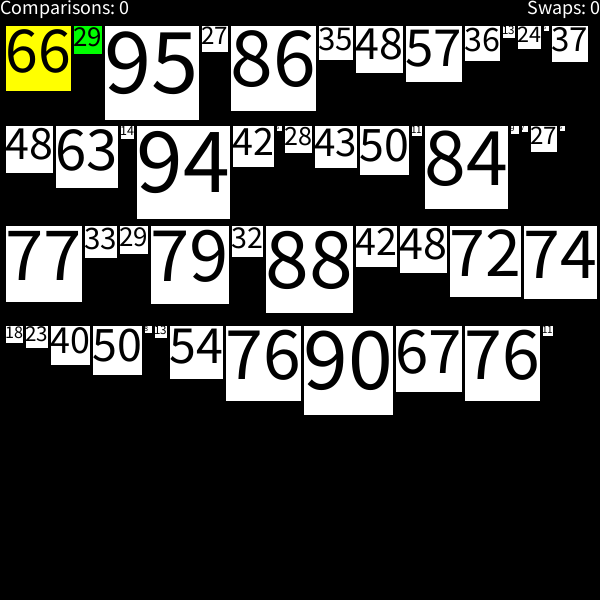
Frame 1 (no input)
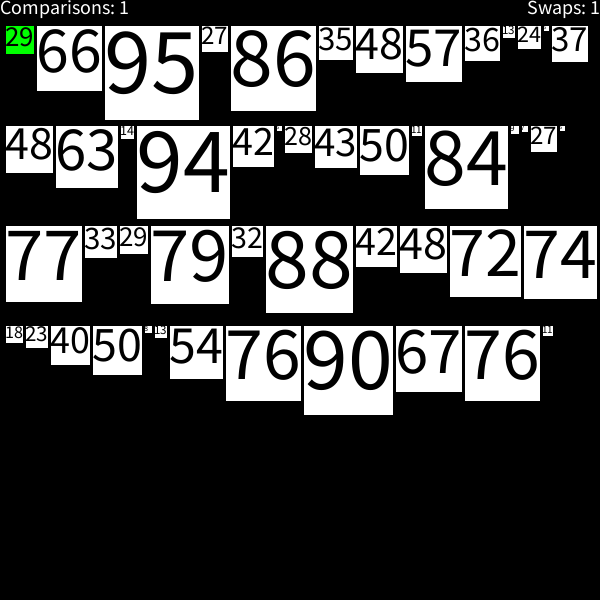
Frame 2 (the mouse pressed at the canvas centre, redrawn once)

The Processing sketch that drew these frames (run headless with seeded random() and noise(); the mouse was pressed at the canvas centre and the sketch redrawn once):

// Processing sketch: SortDriver
// ── SortDriver.pde
//constants
int BUBBLE = 0;
int SELECTION = 1;
int INSERTION = 2;

int MIN_BLOCK_SIZE = 5;
int NUM_BLOCKS = 50;

color SORTED = #00FFFF;
color UNSORTED = 255;
color CURRENT = #FFFF00;
color TEST = #FF00FF;
color SMALLEST = #00FF00;

//Driver variables
BlockRow blocks;
boolean ordered;
boolean stepwise;

void setup() {
  size(600, 600);
  background(0);
  frameRate(10);

  ordered = false;
  stepwise = true;

  blocks = new BlockRow(NUM_BLOCKS, INSERTION, ordered);
  blocks.display();
  if (stepwise) {
    noLoop();
  }
}//setup

void draw() {
  background(0);
  blocks.display();
  displayInfo(0, 0);

  blocks.sort();
}//draw



void keyPressed() {
  if (key == '1') {
    blocks.algorithm = BUBBLE;
  }
  else if (key == '2') {
    blocks.algorithm = SELECTION;
  }
  else if (key == '3') {
    blocks.algorithm = INSERTION;
  }
  if (key == 's') {
    blocks.shuffle();
  }//shuffle
  else if (key == 'r') {
    blocks.setupBlocks(false);
  }//reset
  else if (key == 'o') {
    blocks.setupBlocks(true);
  }//reset ordered
  if ( key == ' ') {
    stepwise = !stepwise;
    if (stepwise) {
      noLoop();
    }
    else {
      loop();
    }
  }
  if (stepwise) {
    redraw();
  }//look for next value
}//keyPressed

void displayInfo(int targetSize, int foundIndex) {
  fill(255);
  textSize(20);
  textAlign(LEFT, TOP);
  String c = "Comparisons: ";
  String s = "Swaps: ";
  text(c + blocks.comparisons, 0, 0);
  textAlign(RIGHT, TOP);
  text(s + blocks.swaps, width, 0);
}//displayInfo

// ── Block.pde
class Block {

  int cx, cy;
  int sideLength;
  color inside;

  Block(int x, int y, int sl) {
    sideLength = sl;
    inside = color(255);
    cx = x;
    cy = y;
  }//default constructor

  void move(int x, int y) {
    cx = x;
    cy = y;
  }//move

  void display() {
    fill(inside);
    square(cx, cy, sideLength);

    fill(0);
    if (sideLength >= 100) {
      textSize(75);
    }
    else {
      textSize(sideLength);
    }
    textAlign(LEFT, TOP);
    text(sideLength, cx, cy);
  }//display


}//Ball

// ── BlockRow.pde
class BlockRow {
  Block[] row;

  int numBlocks;
  int minBlockSize;
  int maxBlockSize;
  int algorithm;
  boolean sorted;
  int comparisons;
  int swaps;

  //variables for bubble sort keep track of
  //start of the sorted portion
  //two test positions to compare
  int sortedStart;
  int testPos0;
  int testPos1;
  
  //variables for selection sort
  int currentPos;
  int smallestPos;
  int testPos;
  
  //variables for insertion sort
  int sortedEnd;
  int newValue;

  BlockRow(int nb, int algo, boolean ordered) {
    numBlocks = nb;
    minBlockSize = MIN_BLOCK_SIZE;
    algorithm = algo;
    sorted = ordered;

    setSortVars();

    row = new Block[numBlocks];
    setupBlocks(ordered);
  }//setup

  void setSortVars() {
    sortedStart = numBlocks;
    testPos0 = 0;
    testPos1 = 1;
    comparisons = 0;
    swaps = 0;
    currentPos = 0;
    smallestPos = 0;
    testPos = 0;
    newValue = 1;
    sortedEnd = 0;
  }//setSortVars

  void swap(int i0, int i1) {
    int a = row[i0].sideLength;
    int b = row[i1].sideLength;
    row[i0].sideLength = b;
    row[i1].sideLength = a;
  }//swap

  void sort() {
    if (algorithm == BUBBLE) {
      bubbleSortOnce();
    }//bubble sort
    else if (algorithm == SELECTION) {
      selectionSortOnce();
    }//selection sort
    else if (algorithm == INSERTION) {
      insertionSortOnce();
    }//insertion sort
  }//sort

  void bubbleSortOnce() {
    if (sortedStart != 0) {
      if (testPos1 != sortedStart) {
        comparisons++;
        if (row[testPos0].sideLength > row[testPos1].sideLength) {
          swap(testPos0, testPos1);
          swaps++;
          rearrange();
        }
        testPos0++;
        testPos1++;
      }
      if (testPos1 == sortedStart) {
        testPos0 = 0;
        testPos1 = 1;
        sortedStart -= 1;
      }
    }
  }//bubbleSortOnce

  void selectionSortOnce() {
  if (currentPos != numBlocks) {
    if (testPos != numBlocks) {
      if (row[testPos].sideLength < row[smallestPos].sideLength) {
        smallestPos = testPos;
      }
      testPos++;
      comparisons++;
    }
    else {
      if (currentPos != smallestPos) {
        swap(currentPos, smallestPos);
        swaps++;
        rearrange();
      }
      currentPos++;
      testPos = currentPos;
      smallestPos =  currentPos;
    }
  }
}//selectionSortOnce

void insertionSortOnce() {
  if (sortedEnd != numBlocks - 1) {
    Block blockToInsert =  new Block(0, 0, row[newValue].sideLength);
    comparisons++;
    if (currentPos >= 0 && row[currentPos].sideLength > blockToInsert.sideLength) {
      row[currentPos + 1].sideLength = row[currentPos].sideLength;
      row[currentPos].sideLength = blockToInsert.sideLength;
      currentPos -= 1;
      newValue -=1;
      swaps++;
      rearrange();
    }//shift down
    else {
    sortedEnd++;
    currentPos = sortedEnd;
    newValue = sortedEnd + 1;

    }
  }
}//insertionSortOnce

/*==================================
  LEAVE ALL OF THIS CODE ALONE.

  The code below this line is here to help
  run the program, it is all working, and
  does not need to be modified.
  ==================================*/


  void setupBlocks(boolean ordered) {
    maxBlockSize = 0;
    minBlockSize = MIN_BLOCK_SIZE;
    int topSize = 100;
    if (ordered) {
      topSize = 10;
    }
    for (int i=0; i < row.length; i++) {
      int bsize = int(random(minBlockSize, topSize));
      if (maxBlockSize < bsize) {
        maxBlockSize = bsize;
      }//keep maxBlockSize up to date
      row[i] = new Block(0, 0, bsize);
      if (ordered) {
        minBlockSize = bsize;
        topSize = minBlockSize+5;
      }//keep thigns ordered
    }//array loop
    rearrange();
    setSortVars();
  }//setupBlocks

  void rearrange() {
    int x = 5;
    int y = 25;
    int topSize = 0;
    for (int i=0; i < row.length; i++) {
      if (topSize < row[i].sideLength) {
        topSize = row[i].sideLength;
      }//update topSize
      if (x + row[i].sideLength >= width) {
        x = 5;
        y+= topSize + 5;
      }//new row
      row[i].move(x, y);
      x+= row[i].sideLength +2;
    }//array loop
  }//rearrange

  void display() {
    for (int i=0; i < row.length; i++) {
      if (algorithm == BUBBLE) {
        setBubbleColor(i);
      }//bubble sort color
      else if (algorithm == SELECTION) {
        setSelectionColor(i);
      }//selection sort coloring
      else if (algorithm == INSERTION) {
        setInsertionColor(i);
      }//insertion sort coloring
      row[i].display();
    }//array loop
  }//viewBlocks

void setBubbleColor(int i) {
  color c;
  if (i >= sortedStart) {
    c = SORTED;
  }//sorted color
  else if (i == testPos0) {
    c = CURRENT;
  }//test color
  else if (i == testPos1) {
    c = TEST;
  }//test color
  else {
    c = UNSORTED;
  }//unsorted color
  row[i].inside = c;
}//setBubbleColor

void setSelectionColor(int i) {
  color c;
  if (i < currentPos) {
    c = SORTED;
  }//sorted color
  else if (i == currentPos) {
    c = CURRENT;
  }//test color
  else if (i == testPos) {
    c = TEST;
  }//test color
  else if (i == smallestPos) {
    c = SMALLEST;
  }//smallest color
  else {
    c = UNSORTED;
  }//unsorted color
  row[i].inside = c;
}//setBubbleColor

void setInsertionColor(int i) {
  color c;
  if (i == newValue) {
    c = SMALLEST;
  }//test color
  else if (i == currentPos) {
    c = CURRENT;
  }//current color
  else if (i <= sortedEnd) {
    c = SORTED;
  }//sorted color
  else {
    c = UNSORTED;
  }//unsorted color
  row[i].inside = c;
}//setBubbleColor

  void shuffle() {
    for (int i=0; i<row.length; i++) {
      int i0 = int(random(0, row.length));
      int i1 = int(random(0, row.length));
      swap(i0, i1);
    }//array loop
    rearrange();
    setSortVars();
    ordered = false;
  }//shuffle

  int getSize(int i) {
    if (i < row.length && i >= 0) {
      return row[i].sideLength;
    }//valid index
    return -1;
  }//getSize

  void setColor(int i, color c) {
    row[i].inside = c;
  }//setColor
}//BlockRow
